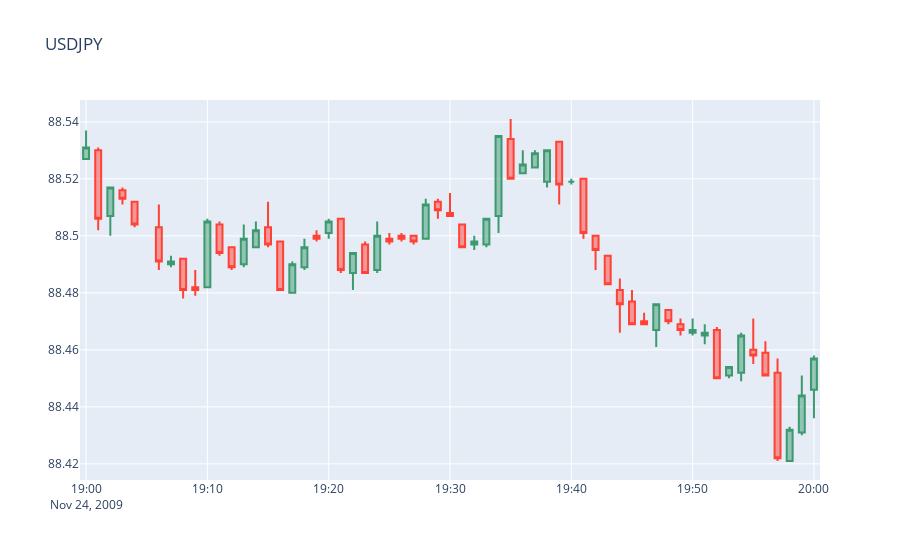

The cell this chart's notebook holds for it:
### Markdown cell above
El precio inicia a la alza con un open de 109.76 y en la media hora previa al indicador el precio tiene un incremento constante llegando a un close price de 109.843 cuando sucede el indicador. Despues del indicador, la otra media hora el precio se mantiene de cierta forma constante cerrando con un close price de 109.85. En este caso el precio tambien termino un poco por encima despues del indicador.

### Code cell
m.gv3
